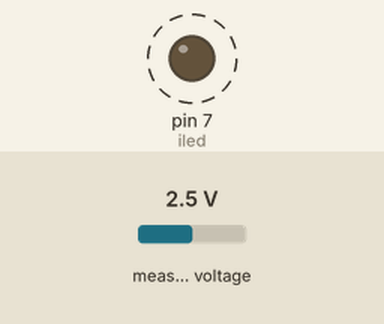
The program below on a simulated Arduino Uno, built with avr-gcc and run on an emulated ATmega328P. Shown: output pins drawn as LEDs (lit = HIGH). Dashed ring = blinking. Inputs (shaded band) come from the test bench; at power-on: measured voltage 2.5 V. What the program prints to the serial monitor is not drawn.

Above: at 0.5 s.
Timing chart, 0 to 3.0 s (numbered marks = the images above):
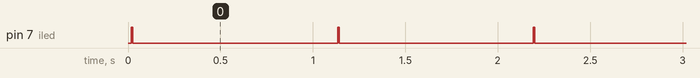

The program:

main.cpp
```cpp
// (licence header left out)
//#define INTERNAL_REF

#define COV_RATIO 0.2 //ug/mmm / mv
#define NO_DUST_VOLTAGE 400 //mv
#ifndef INTERNAL_REF
#define SYS_VOLTAGE 5000
#else
#define SYS_VOLTAGE 1100
#endif

//const double resolution = 1024.0;
//const double resolution = 65535.0;
const double resolution = 32768.0;

#include "Arduino.h"
#include <Adafruit_ADS1015.h>

#include <Wire.h>

/*
I/O define
*/
const int iled = 7; //drive the led of sensor
const int vout = A0; //analog input

/*
variable
*/
float density, voltage;
int adcvalue;

Adafruit_ADS1115 ads1015;

/*
private function
*/
int Filter(int m)
{
    static int flag_first = 0, _buff[10], sum;
    const int _buff_max = 10;
    int i;

    if (flag_first == 0) {
        flag_first = 1;

        for (i = 0, sum = 0; i < _buff_max; i++) {
            _buff[i] = m;
            sum += _buff[i];
        }
        return m;
    } else {
        sum -= _buff[0];
        for (i = 0; i < (_buff_max - 1); i++) {
            _buff[i] = _buff[i + 1];
        }
        _buff[9] = m;
        sum += _buff[9];

        i = sum / 10.0;
        return i;
    }
}

void setup(void)
{
    pinMode(iled, OUTPUT);
    pinMode(vout, INPUT);
    digitalWrite(iled, LOW); //iled default closed

#ifdef INTERNAL_REF
    analogReference(INTERNAL);
#endif

    Serial.begin(9600); //send and receive at 9600 baud
    Serial.print("*********************************** WaveShare ***********************************\n");

    ads1015.begin();
}

void loop(void)
{
    /*
  get adcvalue
  */
    digitalWrite(iled, HIGH);
    delayMicroseconds(200);

    int16_t adcvalue = ads1015.readADC_SingleEnded(0);
    //int adcvalue = analogRead(vout);

    digitalWrite(iled, LOW);

    Serial.print("*** current readout is: ");
    Serial.print(adcvalue);
    Serial.print("\n");

    adcvalue = Filter(adcvalue);

    Serial.print("Filtered readout is: ");
    Serial.print(adcvalue);
    Serial.print("\n");

    /*
  covert voltage (mv)
  */
    voltage = (SYS_VOLTAGE / resolution) * adcvalue * 11;

    Serial.print("voltage is: ");
    Serial.print(voltage);
    Serial.print("\n");

    /*
  voltage to density
  */
    if (voltage >= NO_DUST_VOLTAGE) {
        voltage -= NO_DUST_VOLTAGE;

        density = voltage * COV_RATIO;
    } else
        density = 0;

    /*
  display the result
  */
    Serial.print("The current dust concentration is: ");
    Serial.print(density);
    Serial.print(" ug/m3\n");

    delay(1000);
}
```

Measured:
- by itself, pin 7 (iled): alternates HIGH for 0.01 s and LOW for 1.0 s
